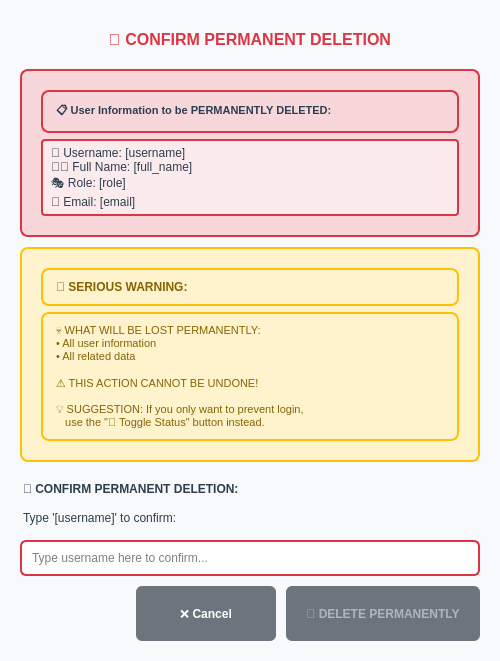
<?xml version="1.0" encoding="UTF-8"?>
<ui version="4.0">
 <class>DeleteConfirmDialog</class>
 <widget class="QDialog" name="DeleteConfirmDialog">
  <property name="geometry">
   <rect>
    <x>0</x>
    <y>0</y>
    <width>500</width>
    <height>450</height>
   </rect>
  </property>
  <property name="windowTitle">
   <string>Confirm Permanent Deletion</string>
  </property>
  <property name="modal">
   <bool>true</bool>
  </property>
  <property name="styleSheet">
   <string>QDialog {
    background-color: #f8f9fa;
    border-radius: 8px;
}
QLabel {
    color: #2c3e50;
}
QLineEdit {
    border: 2px solid #dc3545;
    border-radius: 6px;
    padding: 8px;
    font-size: 12px;
    background-color: white;
}
QLineEdit:focus {
    border-color: #a71e2a;
    background-color: #fff5f5;
}
QPushButton {
    border: none;
    border-radius: 6px;
    padding: 10px 20px;
    font-weight: bold;
    font-size: 12px;
    min-width: 100px;
    min-height: 35px;
}
QPushButton:hover {
    opacity: 0.9;
}
QPushButton:pressed {
    opacity: 0.8;
}</string>
  </property>
  <layout class="QVBoxLayout" name="verticalLayout">
   <property name="spacing">
    <number>10</number>
   </property>
   <property name="leftMargin">
    <number>20</number>
   </property>
   <property name="topMargin">
    <number>20</number>
   </property>
   <property name="rightMargin">
    <number>20</number>
   </property>
   <property name="bottomMargin">
    <number>20</number>
   </property>
   <item>
    <widget class="QLabel" name="headerLabel">
     <property name="text">
      <string>💀 CONFIRM PERMANENT DELETION</string>
     </property>
     <property name="alignment">
      <set>Qt::AlignCenter</set>
     </property>
     <property name="styleSheet">
      <string>QLabel {
    font-size: 16px;
    font-weight: bold;
    color: #dc3545;
    margin: 10px;
}</string>
     </property>
    </widget>
   </item>
   <item>
    <widget class="QFrame" name="infoFrame">
     <property name="frameShape">
      <enum>QFrame::StyledPanel</enum>
     </property>
     <property name="styleSheet">
      <string>QFrame {
    background-color: #f8d7da;
    border: 2px solid #dc3545;
    border-radius: 8px;
    padding: 10px;
}</string>
     </property>
     <layout class="QVBoxLayout" name="infoLayout">
      <item>
       <widget class="QLabel" name="infoLabel">
        <property name="text">
         <string>📋 User Information to be PERMANENTLY DELETED:</string>
        </property>
        <property name="styleSheet">
         <string>QLabel {
    font-weight: bold;
    font-size: 11px;
    line-height: 1.4;
}</string>
        </property>
       </widget>
      </item>
      <item>
       <widget class="QLabel" name="userInfoLabel">
        <property name="text">
         <string>👤 Username: [username]
👨‍💼 Full Name: [full_name]
🎭 Role: [role]
📧 Email: [email]</string>
        </property>
        <property name="styleSheet">
         <string>QLabel {
    padding: 5px;
    background-color: rgba(255, 255, 255, 0.5);
    border-radius: 4px;
}</string>
        </property>
       </widget>
      </item>
     </layout>
    </widget>
   </item>
   <item>
    <widget class="QFrame" name="warningFrame">
     <property name="frameShape">
      <enum>QFrame::StyledPanel</enum>
     </property>
     <property name="styleSheet">
      <string>QFrame {
    background-color: #fff3cd;
    border: 2px solid #ffc107;
    border-radius: 8px;
    padding: 10px;
}</string>
     </property>
     <layout class="QVBoxLayout" name="warningLayout">
      <item>
       <widget class="QLabel" name="warningHeaderLabel">
        <property name="text">
         <string>🚨 SERIOUS WARNING:</string>
        </property>
        <property name="styleSheet">
         <string>QLabel {
    font-weight: bold;
    color: #856404;
}</string>
        </property>
       </widget>
      </item>
      <item>
       <widget class="QLabel" name="warningContentLabel">
        <property name="text">
         <string>💀 WHAT WILL BE LOST PERMANENTLY:
• All user information
• All related data

⚠️ THIS ACTION CANNOT BE UNDONE!

💡 SUGGESTION: If you only want to prevent login,
   use the "🔄 Toggle Status" button instead.</string>
        </property>
        <property name="styleSheet">
         <string>QLabel {
    font-size: 11px;
    line-height: 1.4;
    color: #856404;
}</string>
        </property>
       </widget>
      </item>
     </layout>
    </widget>
   </item>
   <item>
    <widget class="QLabel" name="confirmLabel">
     <property name="text">
      <string>🔐 CONFIRM PERMANENT DELETION:</string>
     </property>
     <property name="styleSheet">
      <string>QLabel {
    font-weight: bold;
    margin: 10px 0 5px 0;
}</string>
     </property>
    </widget>
   </item>
   <item>
    <widget class="QLabel" name="instructionLabel">
     <property name="text">
      <string>Type '[username]' to confirm:</string>
     </property>
     <property name="styleSheet">
      <string>QLabel {
    margin: 0 0 5px 0;
}</string>
     </property>
    </widget>
   </item>
   <item>
    <widget class="QLineEdit" name="confirmInput">
     <property name="placeholderText">
      <string>Type username here to confirm...</string>
     </property>
    </widget>
   </item>
   <item>
    <spacer name="verticalSpacer">
     <property name="orientation">
      <enum>Qt::Vertical</enum>
     </property>
     <property name="sizeHint" stdset="0">
      <size>
       <width>20</width>
       <height>40</height>
      </size>
     </property>
    </spacer>
   </item>
   <item>
    <layout class="QHBoxLayout" name="buttonLayout">
     <property name="spacing">
      <number>10</number>
     </property>
     <item>
      <spacer name="horizontalSpacer">
       <property name="orientation">
        <enum>Qt::Horizontal</enum>
       </property>
       <property name="sizeHint" stdset="0">
        <size>
         <width>40</width>
         <height>20</height>
        </size>
       </property>
      </spacer>
     </item>
     <item>
      <widget class="QPushButton" name="cancelBtn">
       <property name="styleSheet">
        <string>QPushButton {
    background-color: #6c757d;
    color: white;
}
QPushButton:hover {
    background-color: #5a6268;
}</string>
       </property>
       <property name="text">
        <string>❌ Cancel</string>
       </property>
      </widget>
     </item>
     <item>
      <widget class="QPushButton" name="deleteBtn">
       <property name="enabled">
        <bool>false</bool>
       </property>
       <property name="styleSheet">
        <string>QPushButton {
    background-color: #dc3545;
    color: white;
}
QPushButton:hover:enabled {
    background-color: #c82333;
}
QPushButton:disabled {
    background-color: #6c757d;
    color: #adb5bd;
}</string>
       </property>
       <property name="text">
        <string>💀 DELETE PERMANENTLY</string>
       </property>
      </widget>
     </item>
    </layout>
   </item>
  </layout>
 </widget>
 <resources/>
 <connections/>
</ui>
